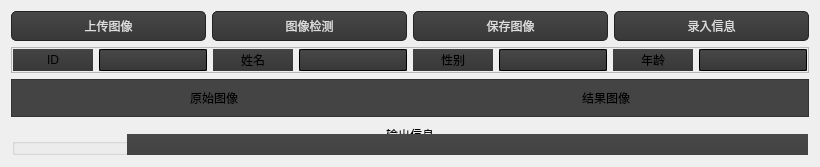
      <widget class="QWidget" name="tab2">
       <attribute name="icon">
        <iconset>
         <normaloff>static/病菌_germs.png</normaloff>static/病菌_germs.png</iconset>
       </attribute>
       <attribute name="title">
        <string>疟疾细胞检测</string>
       </attribute>
       <layout class="QGridLayout" name="gridLayout_5">
        <item row="0" column="0">
         <widget class="QPushButton" name="uploadbtn2">
          <property name="minimumSize">
           <size>
            <width>0</width>
            <height>27</height>
           </size>
          </property>
          <property name="styleSheet">
           <string notr="true">
.QPushButton,.QToolButton{
border-style:none;
border:1px solid #242424;
color:#DCDCDC;
font: 22pt &quot;华光粗黑_CNKI&quot;;
padding:5px;
min-height:15px;
border-radius:5px;
background:qlineargradient(spread:pad,x1:0,y1:0,x2:0,y2:1,stop:0 #484848,stop:1 #383838);
}

.QPushButton:hover,.QToolButton:hover{
background:qlineargradient(spread:pad,x1:0,y1:0,x2:0,y2:1,stop:0 #646464,stop:1 #525252);
}

.QPushButton:pressed,.QToolButton:pressed{
background:qlineargradient(spread:pad,x1:0,y1:0,x2:0,y2:1,stop:0 #484848,stop:1 #383838);
}

</string>
          </property>
          <property name="text">
           <string>上传图像</string>
          </property>
          <property name="icon">
           <iconset>
            <normaloff>static/图片上传_upload-picture.png</normaloff>static/图片上传_upload-picture.png</iconset>
          </property>
          <property name="iconSize">
           <size>
            <width>35</width>
            <height>35</height>
           </size>
          </property>
         </widget>
        </item>
        <item row="3" column="0" colspan="4">
         <widget class="QFrame" name="frame">
          <property name="sizePolicy">
           <sizepolicy hsizetype="Expanding" vsizetype="Expanding">
            <horstretch>0</horstretch>
            <verstretch>0</verstretch>
           </sizepolicy>
          </property>
          <property name="maximumSize">
           <size>
            <width>16777215</width>
            <height>70</height>
           </size>
          </property>
          <layout class="QGridLayout" name="gridLayout_3">
           <property name="leftMargin">
            <number>1</number>
           </property>
           <property name="topMargin">
            <number>1</number>
           </property>
           <property name="rightMargin">
            <number>1</number>
           </property>
           <property name="bottomMargin">
            <number>1</number>
           </property>
           <property name="spacing">
            <number>6</number>
           </property>
           <item row="0" column="0">
            <widget class="QGroupBox" name="groupBox">
             <property name="styleSheet">
              <string notr="true">QGroupBox::title { subcontrol-origin: margin; subcontrol-position: left; }
font: 14pt &quot;华光超粗黑_CNKI&quot;;</string>
             </property>
             <property name="title">
              <string>输出信息</string>
             </property>
             <property name="alignment">
              <set>Qt::AlignCenter</set>
             </property>
             <property name="flat">
              <bool>false</bool>
             </property>
             <widget class="QLabel" name="label_14">
              <property name="geometry">
               <rect>
                <x>115</x>
                <y>10</y>
                <width>1001</width>
                <height>61</height>
               </rect>
              </property>
              <property name="styleSheet">
               <string notr="true">background:qlineargradient(spread:pad,x1:0,y1:0,x2:0,y2:1,stop:0 #484848,stop:1 #383838);
font: 13pt &quot;华光超粗黑_CNKI&quot;;</string>
              </property>
              <property name="text">
               <string/>
              </property>
              <property name="margin">
               <number>7</number>
              </property>
             </widget>
            </widget>
           </item>
          </layout>
         </widget>
        </item>
        <item row="0" column="2">
         <widget class="QPushButton" name="savebtn2">
          <property name="styleSheet">
           <string notr="true">
.QPushButton,.QToolButton{
border-style:none;
border:1px solid #242424;
color:#DCDCDC;
font: 22pt &quot;华光粗黑_CNKI&quot;;
padding:5px;
min-height:15px;
border-radius:5px;
background:qlineargradient(spread:pad,x1:0,y1:0,x2:0,y2:1,stop:0 #484848,stop:1 #383838);
}

.QPushButton:hover,.QToolButton:hover{
background:qlineargradient(spread:pad,x1:0,y1:0,x2:0,y2:1,stop:0 #646464,stop:1 #525252);
}

.QPushButton:pressed,.QToolButton:pressed{
background:qlineargradient(spread:pad,x1:0,y1:0,x2:0,y2:1,stop:0 #484848,stop:1 #383838);
}

</string>
          </property>
          <property name="text">
           <string>保存图像</string>
          </property>
          <property name="icon">
           <iconset>
            <normaloff>static/保存硬盘_save-one.png</normaloff>static/保存硬盘_save-one.png</iconset>
          </property>
          <property name="iconSize">
           <size>
            <width>35</width>
            <height>35</height>
           </size>
          </property>
         </widget>
        </item>
        <item row="2" column="0" colspan="4">
         <widget class="QFrame" name="frame2">
          <property name="sizePolicy">
           <sizepolicy hsizetype="Expanding" vsizetype="Expanding">
            <horstretch>0</horstretch>
            <verstretch>0</verstretch>
           </sizepolicy>
          </property>
          <property name="styleSheet">
           <string notr="true">background:#444444</string>
          </property>
          <property name="frameShape">
           <enum>QFrame::StyledPanel</enum>
          </property>
          <property name="frameShadow">
           <enum>QFrame::Raised</enum>
          </property>
          <layout class="QHBoxLayout" name="horizontalLayout_5">
           <item>
            <widget class="QLabel" name="originImgLabel_2">
             <property name="styleSheet">
              <string notr="true"/>
             </property>
             <property name="text">
              <string>原始图像</string>
             </property>
             <property name="alignment">
              <set>Qt::AlignCenter</set>
             </property>
            </widget>
           </item>
           <item>
            <widget class="QLabel" name="resultImgLabel_2">
             <property name="styleSheet">
              <string notr="true"/>
             </property>
             <property name="text">
              <string>结果图像</string>
             </property>
             <property name="alignment">
              <set>Qt::AlignCenter</set>
             </property>
            </widget>
           </item>
          </layout>
         </widget>
        </item>
        <item row="0" column="1">
         <widget class="QPushButton" name="detectbtn2">
          <property name="styleSheet">
           <string notr="true">
.QPushButton,.QToolButton{
border-style:none;
border:1px solid #242424;
color:#DCDCDC;
font: 22pt &quot;华光粗黑_CNKI&quot;;
padding:5px;
min-height:15px;
border-radius:5px;
background:qlineargradient(spread:pad,x1:0,y1:0,x2:0,y2:1,stop:0 #484848,stop:1 #383838);
}

.QPushButton:hover,.QToolButton:hover{
background:qlineargradient(spread:pad,x1:0,y1:0,x2:0,y2:1,stop:0 #646464,stop:1 #525252);
}

.QPushButton:pressed,.QToolButton:pressed{
background:qlineargradient(spread:pad,x1:0,y1:0,x2:0,y2:1,stop:0 #484848,stop:1 #383838);
}</string>
          </property>
          <property name="text">
           <string>图像检测</string>
          </property>
          <property name="icon">
           <iconset>
            <normaloff>static/瀑布流横向_waterfalls-h.png</normaloff>static/瀑布流横向_waterfalls-h.png</iconset>
          </property>
          <property name="iconSize">
           <size>
            <width>35</width>
            <height>35</height>
           </size>
          </property>
         </widget>
        </item>
        <item row="1" column="0" colspan="4">
         <widget class="QFrame" name="frame_3">
          <property name="maximumSize">
           <size>
            <width>16777215</width>
            <height>50</height>
           </size>
          </property>
          <property name="frameShape">
           <enum>QFrame::StyledPanel</enum>
          </property>
          <property name="frameShadow">
           <enum>QFrame::Raised</enum>
          </property>
          <layout class="QHBoxLayout" name="horizontalLayout_4">
           <property name="leftMargin">
            <number>1</number>
           </property>
           <property name="topMargin">
            <number>1</number>
           </property>
           <property name="rightMargin">
            <number>1</number>
           </property>
           <property name="bottomMargin">
            <number>1</number>
           </property>
           <item>
            <widget class="QLabel" name="label_11">
             <property name="minimumSize">
              <size>
               <width>80</width>
               <height>0</height>
              </size>
             </property>
             <property name="styleSheet">
              <string notr="true">background:qlineargradient(spread:pad,x1:0,y1:0,x2:0,y2:1,stop:0 #444444,stop:1 #383838);
font: 20pt &quot;华光超粗黑_CNKI&quot;;</string>
             </property>
             <property name="text">
              <string>ID</string>
             </property>
             <property name="alignment">
              <set>Qt::AlignCenter</set>
             </property>
            </widget>
           </item>
           <item>
            <widget class="QLineEdit" name="IdInput_3">
             <property name="styleSheet">
              <string notr="true">background:qlineargradient(spread:pad,x1:0,y1:0,x2:0,y2:1,stop:0 #484848,stop:1 #383838);
font: 20pt &quot;华光超粗黑_CNKI&quot;;</string>
             </property>
            </widget>
           </item>
           <item>
            <widget class="QLabel" name="label_10">
             <property name="minimumSize">
              <size>
               <width>80</width>
               <height>0</height>
              </size>
             </property>
             <property name="maximumSize">
              <size>
               <width>16777215</width>
               <height>42</height>
              </size>
             </property>
             <property name="styleSheet">
              <string notr="true">background:qlineargradient(spread:pad,x1:0,y1:0,x2:0,y2:1,stop:0 #444444,stop:1 #383838);
font: 20pt &quot;华光超粗黑_CNKI&quot;;</string>
             </property>
             <property name="text">
              <string>姓名</string>
             </property>
             <property name="alignment">
              <set>Qt::AlignCenter</set>
             </property>
            </widget>
           </item>
           <item>
            <widget class="QLineEdit" name="nameInput_3">
             <property name="styleSheet">
              <string notr="true">background:qlineargradient(spread:pad,x1:0,y1:0,x2:0,y2:1,stop:0 #484848,stop:1 #383838);
font: 20pt &quot;华光超粗黑_CNKI&quot;;</string>
             </property>
            </widget>
           </item>
           <item>
            <widget class="QLabel" name="label_13">
             <property name="minimumSize">
              <size>
               <width>80</width>
               <height>0</height>
              </size>
             </property>
             <property name="maximumSize">
              <size>
               <width>16777215</width>
               <height>42</height>
              </size>
             </property>
             <property name="styleSheet">
              <string notr="true">background:qlineargradient(spread:pad,x1:0,y1:0,x2:0,y2:1,stop:0 #444444,stop:1 #383838);
font: 20pt &quot;华光超粗黑_CNKI&quot;;</string>
             </property>
             <property name="text">
              <string>性别</string>
             </property>
             <property name="alignment">
              <set>Qt::AlignCenter</set>
             </property>
            </widget>
           </item>
           <item>
            <widget class="QLineEdit" name="genderInput_3">
             <property name="styleSheet">
              <string notr="true">background:qlineargradient(spread:pad,x1:0,y1:0,x2:0,y2:1,stop:0 #484848,stop:1 #383838);
font: 20pt &quot;华光超粗黑_CNKI&quot;;</string>
             </property>
            </widget>
           </item>
           <item>
            <widget class="QLabel" name="label_12">
             <property name="minimumSize">
              <size>
               <width>80</width>
               <height>0</height>
              </size>
             </property>
             <property name="styleSheet">
              <string notr="true">background:qlineargradient(spread:pad,x1:0,y1:0,x2:0,y2:1,stop:0 #444444,stop:1 #383838);
font: 20pt &quot;华光超粗黑_CNKI&quot;;</string>
             </property>
             <property name="text">
              <string>年龄</string>
             </property>
             <property name="alignment">
              <set>Qt::AlignCenter</set>
             </property>
            </widget>
           </item>
           <item>
            <widget class="QLineEdit" name="ageInput_3">
             <property name="styleSheet">
              <string notr="true">background:qlineargradient(spread:pad,x1:0,y1:0,x2:0,y2:1,stop:0 #484848,stop:1 #383838);
font: 20pt &quot;华光超粗黑_CNKI&quot;;</string>
             </property>
            </widget>
           </item>
          </layout>
         </widget>
        </item>
        <item row="0" column="3">
         <widget class="QPushButton" name="enterbtn2">
          <property name="styleSheet">
           <string notr="true">
.QPushButton,.QToolButton{
border-style:none;
border:1px solid #242424;
color:#DCDCDC;
font: 22pt &quot;华光粗黑_CNKI&quot;;
padding:5px;
min-height:15px;
border-radius:5px;
background:qlineargradient(spread:pad,x1:0,y1:0,x2:0,y2:1,stop:0 #484848,stop:1 #383838);
}

.QPushButton:hover,.QToolButton:hover{
background:qlineargradient(spread:pad,x1:0,y1:0,x2:0,y2:1,stop:0 #646464,stop:1 #525252);
}

.QPushButton:pressed,.QToolButton:pressed{
background:qlineargradient(spread:pad,x1:0,y1:0,x2:0,y2:1,stop:0 #484848,stop:1 #383838);
}

</string>
          </property>
          <property name="text">
           <string>录入信息</string>
          </property>
          <property name="icon">
           <iconset>
            <normaloff>static/头像_avatar.png</normaloff>static/头像_avatar.png</iconset>
          </property>
          <property name="iconSize">
           <size>
            <width>35</width>
            <height>35</height>
           </size>
          </property>
         </widget>
        </item>
       </layout>
      </widget>
